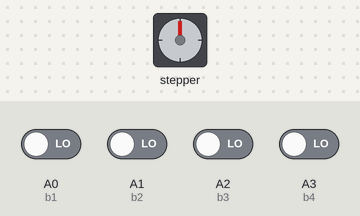
The sketch below on a simulated Arduino Uno, built with avr-gcc and run on an emulated ATmega328P. On the bench: stepper motor. Wiring (inferred from the names in the program): stepper motor driver (200 steps per turn assumed): step pin 5; direction pin 2; enable pin 8. The inputs (shaded band) are chosen by the test bench; at power-on: A0 (b1), A1 (b2), A2 (b3), A3 (b4) LOW.

Above: at 1.8 s.
1.9 s: A1 (b2) driven HIGH
At 3.2 s:
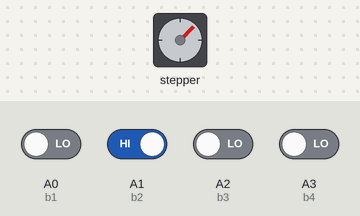
3.5 s: A0 (b1) driven HIGH
At 4.0 s:
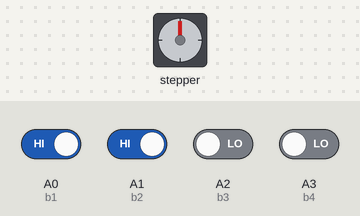
5.1 s: A0 (b1) driven LOW
At 5.8 s:
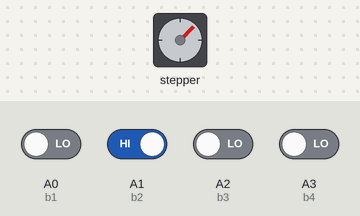
6.6 s: A1 (b2) driven LOW and A2 (b3) driven HIGH
At 7.1 s:
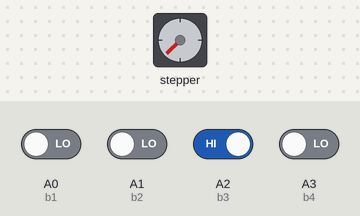
8.3 s: A2 (b3) driven LOW and A3 (b4) driven HIGH
At 8.9 s:
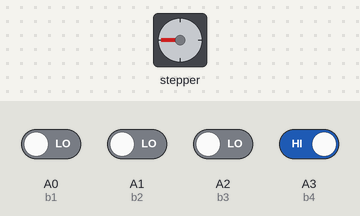
Timing chart, 0 to 10.9 s (numbered marks = the images above; inputs shaded):
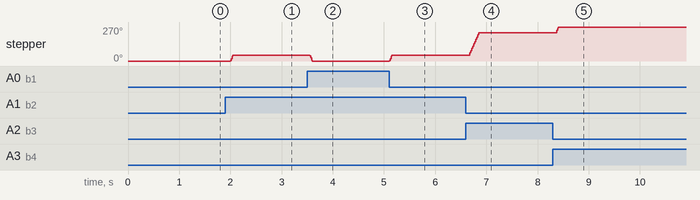

The sketch:

stepper-angle.ino
```cpp
// defines pins numbers

const int stepPin = 5;

const int dirPin  = 2;

const int enPin  = 8;

// Button

const int b1 = A0;

const int b2 = A1;

const int b3 = A2;

const int b4 = A3;


int currentAngle = 0;

int angle = 0;

float stepPerAngle = 1.8; // full step = 1.8

int   numstep;


void setup() {

  Serial.begin(9600);

  // Sets the two pins as Outputs

  pinMode(stepPin,OUTPUT);

  pinMode(dirPin,OUTPUT);


  pinMode(enPin,OUTPUT);

  digitalWrite(enPin,LOW);

  digitalWrite(dirPin,HIGH);


  pinMode(b1, INPUT);

  pinMode(b2, INPUT);

  pinMode(b3, INPUT);

  pinMode(b4, INPUT);


}

void loop() {


    int n;

    if( digitalRead(b1) == HIGH){

        angle = 0;


    }

    else if( digitalRead(b2) == HIGH){

        angle = 45;


    }

    else if( digitalRead(b3) == HIGH){

        angle = 225;


    }

    else if( digitalRead(b4) == HIGH){

        angle = 270;


    }


    if( currentAngle != angle ){


        if( currentAngle < angle){

            digitalWrite(dirPin,HIGH);

             n = angle - currentAngle;

            numstep = n / stepPerAngle;

        }

        else if( currentAngle > angle){

            digitalWrite(dirPin,LOW);

            n = currentAngle - angle;

            if( angle == 0){

               n =currentAngle;

            }

            numstep = n / stepPerAngle;

        }


        for(int x = 0; x < numstep; x++) {

           digitalWrite(stepPin,HIGH);

           delayMicroseconds(1000);

           digitalWrite(stepPin,LOW);

           delayMicroseconds(1000);

        }


        currentAngle = angle;

    }


   delay(500);


}
```

Measured:
- after the input at 1.9 s, stepper: turns 45° clockwise, starting after 0.10 s
- after the input at 3.5 s, stepper: turns 45° counter-clockwise, starting after 0.05 s
- after the input at 5.1 s, stepper: turns 45° clockwise, starting at once
- after the input at 6.6 s, stepper: turns 180° clockwise in 0.20 s, starting after 0.05 s
- after the input at 8.3 s, stepper: turns 45° clockwise, starting after 0.05 s
